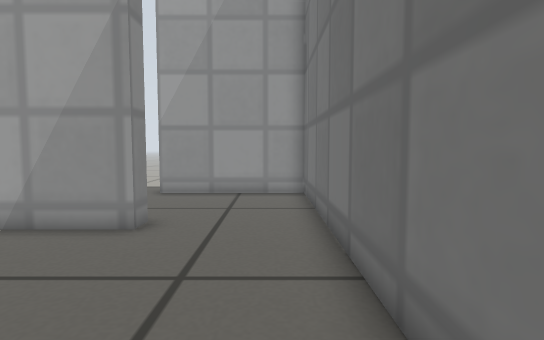
View 1 (above)

14 first-person views from a walk through a Gazebo world. The camera is 0.35 m above the floor, tilts 4° down and sees 80° across. The floor is counted in squares, 0.2 m on a side. Each view is taken from the middle of a square. On the plan, view 1 faces up. The plan holds only what a view shows up to about 16 squares ahead; the rest is blank. Simple patterns stand in for the simulator's built-in surfaces.

View 2
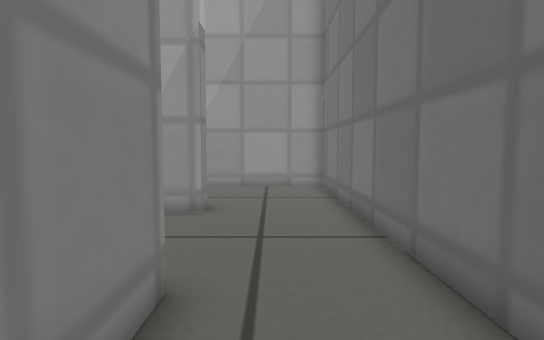

View 3
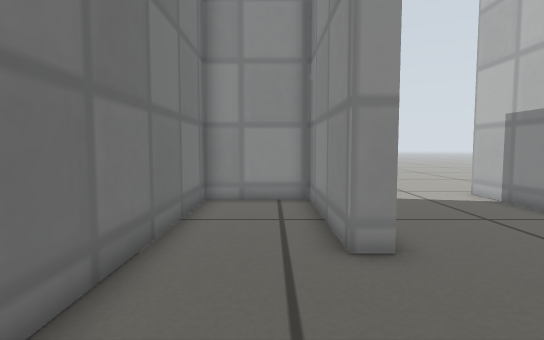

View 4
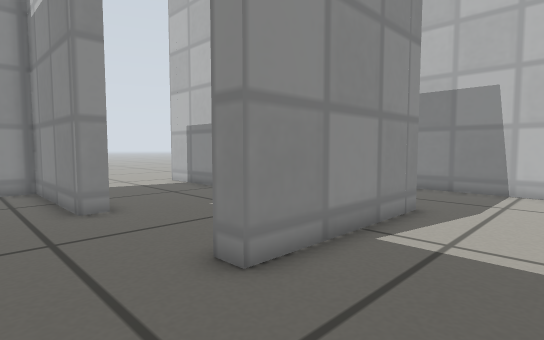

View 5
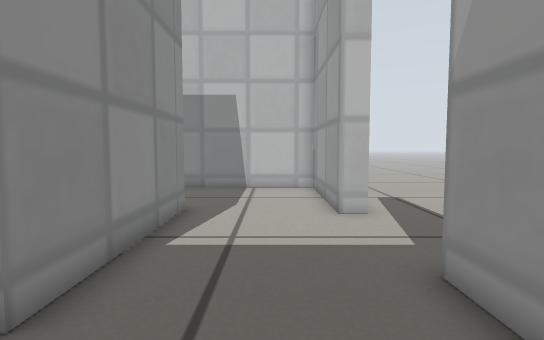

View 6
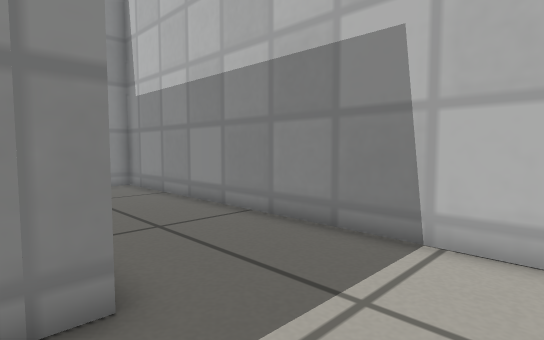

View 7
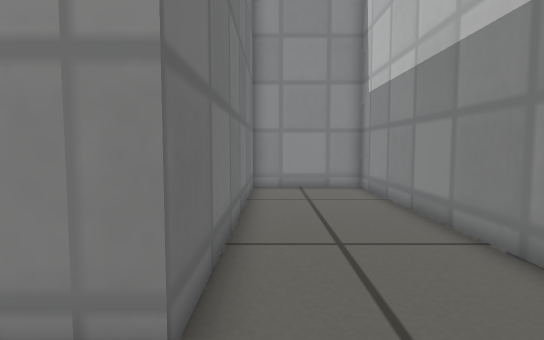

View 8
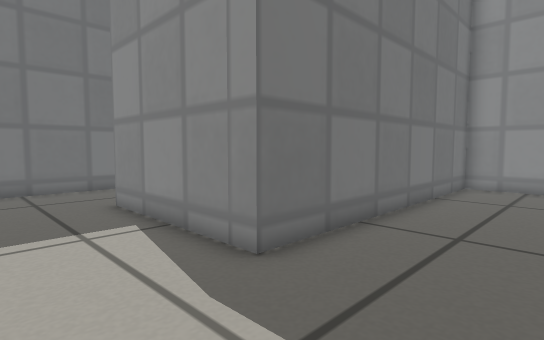

View 9
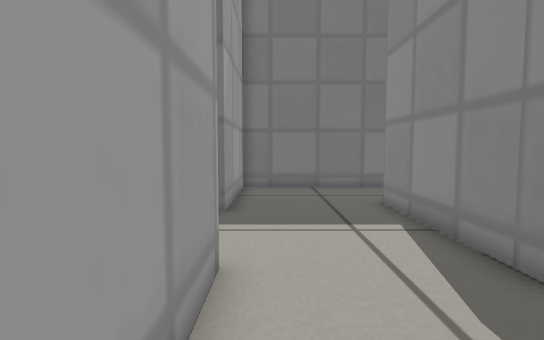

View 10
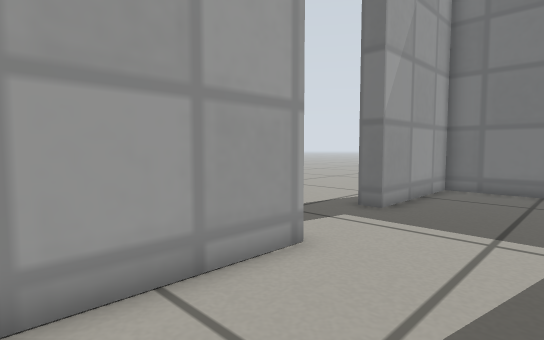

View 11
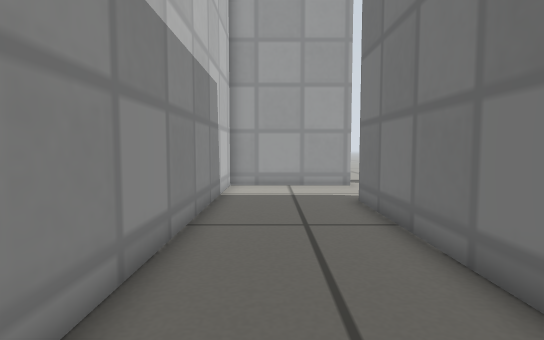

View 12
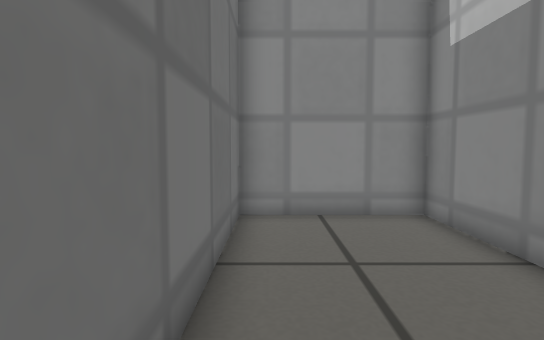

View 13
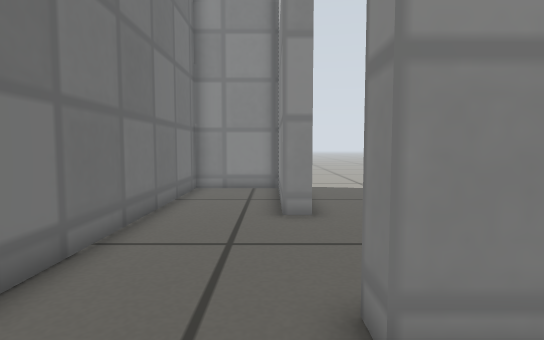

View 14
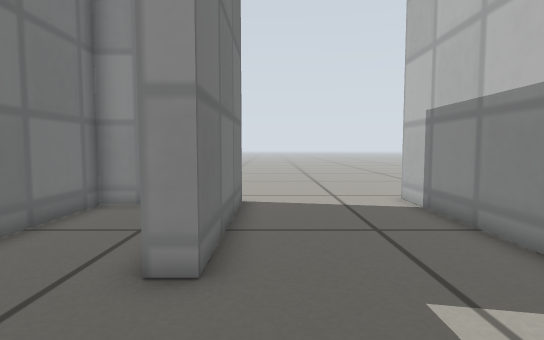

### Floor plan
Ten units are one square. View 1 is at (0, 0); x grows to the right and y downward. Boxes are objects, and circles mark ways between rooms. Rooms are numbered by the first view taken in them; rooms with no view inside come last. Other rooms are left out.
<svg viewBox="-144 -128 161 193">
<path fill="none" stroke="#000" d="M-30 -18 -23 -18 -23 37 12 37 12 -65M-46 -75 -29 -75 -29 -68M12 -65 12 -123 -43 -123M-92 -75 -46 -75M-84 -118 -139 -118 -139 42 -92 42 -92 -75M-84 -9 -84 50M-30 44 -30 -18M-29 -68 -58 -68"/>
<circle cx="-10" cy="-70" r="3" fill="#2a7"/>
<circle cx="-30" cy="-40" r="3" fill="#2a7"/>
<circle cx="-35" cy="-95" r="3" fill="#2a7"/>
<circle cx="-90" cy="-95" r="3" fill="#2a7"/>
<text x="-10" y="-20">1</text>
<text x="-20" y="-90">2</text>
<text x="-70" y="-100">3</text>
<text x="-110" y="-40">4</text>
<text x="-50" y="10">5</text>
</svg>
Room 1 opens to room 2. Room 1 opens to room 5. Room 2 opens to room 3. Room 3 opens to room 4.

Where each view was taken, in squares from view 1:
view 1: 0 up, 0 right, facing up
view 2: 2 down, 1 left, facing up
view 3: 7 up, 1 left, facing down
view 4: 11 up, 0 right, facing down-left
view 5: 10 up, 0 right, facing left
view 6: 11 up, 8 left, facing down-left
view 7: 10 up, 10 left, facing down
view 8: 11 up, 13 left, facing down-right
view 9: 11 up, 13 left, facing right
view 10: 8 up, 13 left, facing up-right
view 11: 3 down, 12 left, facing up
view 12: 4 up, 10 left, facing down
view 13: 10 up, 2 left, facing down
view 14: 6 up, 4 left, facing down
